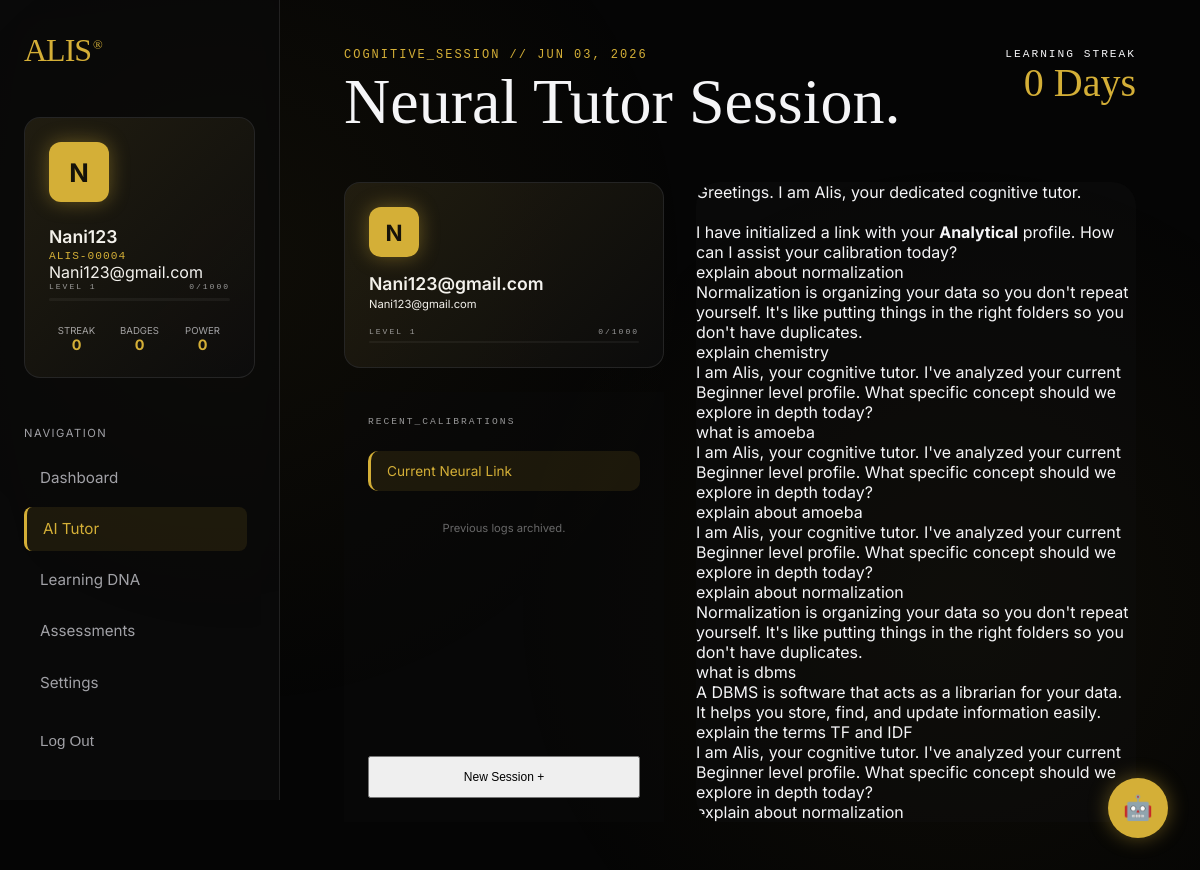
Page /ai-tutor/ (signed in) on the committed database.
### alis_app/models.py (models this page shows, shortened)
class User(AbstractUser):
    email = models.EmailField(unique=True)
    ROLE_CHOICES = (
        ('student', 'Student'),
        ('teacher', 'Teacher'),
        ('admin', 'Admin'),
        ('owner', 'Owner (Super Admin)'),
    )
    role = models.CharField(max_length=10, choices=ROLE_CHOICES, default='student')
    USERNAME_FIELD = 'email'
    REQUIRED_FIELDS = ['username']
    level = models.CharField(max_length=20, default='Weak', null=True, blank=True)
    last_quiz_score = models.IntegerField(null=True, blank=True)
    last_subject = models.CharField(max_length=50, null=True, blank=True)
    easy_accuracy = models.IntegerField(null=True, blank=True)
    medium_accuracy = models.IntegerField(null=True, blank=True)
    hard_accuracy = models.IntegerField(null=True, blank=True)
    weak_areas = models.JSONField(default=list, null=True, blank=True)
    risk_score = models.FloatField(default=0.0) # 0 to 100
    learning_speed = models.FloatField(default=0.0) # percentage or rate
    retention_score = models.FloatField(default=0.0) # 0 to 100
    learning_trend = models.JSONField(default=list) # [{date, score}]
    learning_dna = models.CharField(max_length=100, default="Analytical")
    xp = models.IntegerField(default=0)
    total_xp = models.IntegerField(default=0)
    user_level = models.IntegerField(default=1)
    badges = models.JSONField(default=list, null=True, blank=True)
    streak_days = models.IntegerField(default=0)
    last_activity_date = models.DateField(null=True, blank=True)
    technical_readiness = models.FloatField(default=0.0)
    aptitude_readiness = models.FloatField(default=0.0)
    communication_readiness = models.FloatField(default=0.0)
    def __str__(self):
        return f"{self.first_name or self.username} ({self.role})"

class TutorMessage(models.Model):
    student = models.ForeignKey(User, on_delete=models.CASCADE, related_name='tutor_messages')
    role = models.CharField(max_length=10, choices=[('user', 'User'), ('ai', 'AI')])
    content = models.TextField()
    timestamp = models.DateTimeField(auto_now_add=True)
    class Meta:
        ordering = ['timestamp']

### alis_app/views.py (the view)
# urls.py: path('ai-tutor/', views.ai_tutor_view, name='ai_tutor'),
@login_required
def ai_tutor_view(request):
    chat_history = TutorMessage.objects.filter(student=request.user).order_by('timestamp')[:50]
    return render(request, 'alis_app/ai_tutor.html', {
        'chat_history': chat_history
    })

### alis_app/templatetags/auth_extras.py (called while the page is built)
@register.filter(name='split_email')
def split_email(value):
    if not value:
        return ""
    return value.split('@')[0]

### alis_app/templates/alis_app/ai_tutor.html (shortened to what this page needs)
{% extends 'alis_app/base.html' %}
{% load static %}
{% block header_title %}Neural Tutor Session.{% endblock %}
{% block content %}
<div class="tutor-layout" style="display: grid; grid-template-columns: 320px 1fr; height: calc(100vh - 10rem); gap: 2rem; margin-top: -1rem; position: relative;">
    <div style="display: flex; flex-direction: column; gap: 1.5rem;">
        <div class="sidebar-user-card" style="margin-bottom: 0;">
            <div class="user-avatar" style="width: 50px; height: 50px; font-size: 1.4rem;">
                {{ user.first_name|default:user.username|slice:":1"|upper }}
            </div>
            <div class="user-info-name" style="font-size: 1.1rem;">{{ user.first_name|default:user.username }}</div>
            <div class="user-info-email" style="font-size: 0.7rem; margin-bottom: 1rem;">{{ user.email }}</div>
            <div style="display: flex; justify-content: space-between; align-items: center; margin-bottom: 0.3rem;">
                <div class="text-mono" style="font-size: 0.5rem; opacity: 0.6;">LEVEL {{ user.user_level|default:1 }}</div>
                <div class="text-mono" style="font-size: 0.5rem; opacity: 0.6;">{{ user.xp|default:0 }}/1000</div>
            </div>
            <div class="xp-bar-container" style="height: 2px;">
            </div>
        </div>
        <div class="glass-panel" style="flex: 1; padding: 1.5rem; display: flex; flex-direction: column; background: rgba(10, 10, 10, 0.4);">
            <div class="text-mono" style="font-size: 0.6rem; margin-bottom: 1.5rem; opacity: 0.6;">RECENT_CALIBRATIONS</div>
            <div class="session-list" style="flex: 1; overflow-y: auto; display: flex; flex-direction: column; gap: 0.5rem;">
                <div class="nav-item active" style="font-size: 0.85rem; padding: 0.75rem 1rem; border-radius: 10px;">
                    Current Neural Link
                </div>
                <div class="text-muted" style="font-size: 0.7rem; padding: 1rem; text-align: center; opacity: 0.4;">
                    Previous logs archived.
                </div>
            </div>
            <button class="btn-ghost" style="width: 100%; font-size: 0.75rem; margin-top: 1rem; padding: 0.75rem;">New Session +</button>
        </div>
    </div>
    <div class="glass-panel" style="display: flex; flex-direction: column; position: relative; overflow: hidden; background: rgba(15, 15, 15, 0.4); border-radius: 24px;">
        <div id="chatHistory" class="chat-container">
            <div class="message-wrapper ai">
                <div class="chat-bubble bubble-ai">
                    Greetings. I am Alis, your dedicated cognitive tutor. <br><br>
                    I have initialized a link with your <strong>{{ user.learning_dna|default:"Analytical" }}</strong> profile. How can I assist your calibration today?
                </div>
            </div>
            {% for msg in chat_history %}
                <div class="message-wrapper {% if msg.role == 'user' %}user{% else %}ai{% endif %}">
                    <div class="chat-bubble {% if msg.role == 'user' %}bubble-user{% else %}bubble-ai{% endif %}">
                        {{ msg.content|linebreaksbr }}
                    </div>
                </div>
            {% endfor %}
        </div>
    </div>
</div>
{% endblock %}

### alis_app/templates/alis_app/base.html (shortened to what this page needs)
{% load static auth_extras %}
<!DOCTYPE html>
<html lang="en">
<head>
    <link rel="stylesheet" href="{% static 'alis_app/css/premium_theme.css' %}">
</head>
<body class="animate-in">
    <div class="bg-mesh"></div>
    <div class="app-layout">
        <aside class="sidebar border-glow">
            <div class="sidebar-logo" onclick="window.location.href='{% url 'dashboard' %}'">ALIS<span>®</span></div>
            <div class="sidebar-user-card" style="margin-bottom: 2rem;">
                <div class="user-avatar" style="margin-bottom: 1.5rem; width: 60px; height: 60px; font-size: 1.6rem;">
                    {{ user.first_name|default:user.username|slice:":1"|upper }}
                </div>
                <div class="user-info-name">{{ user.first_name|default:user.username|split_email }}</div>
                <div class="user-info-id">ALIS-{{ user.id|stringformat:"05d" }}</div>
                <div class="user-info-email">{{ user.email }}</div>
                <div style="display: flex; justify-content: space-between; align-items: center; margin-bottom: 0.4rem;">
                    <div class="text-mono" style="font-size: 0.5rem; opacity: 0.6;">LEVEL {{ user.user_level|default:1 }}</div>
                    <div class="text-mono" style="font-size: 0.5rem; opacity: 0.6;">{{ user.xp|default:0 }}/1000</div>
                </div>
                <div class="xp-bar-container" style="height: 3px; margin-bottom: 1.5rem;">
                </div>
                <div class="user-mini-stats">
                    <div class="mini-stat-item">
                        <div class="mini-stat-label">Streak</div>
                        <div class="mini-stat-value">{{ user.streak_days|default:0 }}</div>
                    </div>
                    <div class="mini-stat-item">
                        <div class="mini-stat-label">Badges</div>
                        <div class="mini-stat-value">{{ user.badges|length|default:0 }}</div>
                    </div>
                    <div class="mini-stat-item">
                        <div class="mini-stat-label">Power</div>
                        <div class="mini-stat-value">{{ user.last_quiz_score|default:0 }}</div>
                    </div>
                </div>
            </div>
            <nav class="nav-group" style="overflow-y: auto; flex: 1; padding-right: 0.5rem; margin-bottom: 0;">
                {% if user.role == 'student' %}
                    <div class="nav-label">Navigation</div>
                    <a href="{% url 'dashboard' %}" class="nav-item {% if request.resolver_match.url_name == 'dashboard' %}active{% endif %}">Dashboard</a>
                    <a href="{% url 'ai_tutor' %}" class="nav-item {% if request.resolver_match.url_name == 'ai_tutor' %}active{% endif %}">AI Tutor</a>
                    <a href="{% url 'learning_dna' %}" class="nav-item {% if request.resolver_match.url_name == 'learning_dna' %}active{% endif %}">Learning DNA</a>
                    <a href="{% url 'quiz' %}" class="nav-item {% if request.resolver_match.url_name == 'quiz' %}active{% endif %}">Assessments</a>
                {% endif %}
            </nav>
            <div style="margin-top: auto; display: flex; flex-direction: column; gap: 0.5rem;">
                <a href="{% url 'settings' %}" class="nav-item {% if request.resolver_match.url_name == 'settings' %}active{% endif %}">Settings</a>
                <form action="{% url 'logout' %}" method="post">
                    <button type="submit" class="nav-item" style="width: 100%; border: none; background: none; cursor: pointer; text-align: left; padding: 0.8rem 1rem;">
                        Log Out
                    </button>
                </form>
            </div>
        </aside>
        <main class="main-wrapper">
            {% block header %}
            <header class="app-header">
                <div>
                    <div class="text-mono" style="color: var(--gold-primary); margin-bottom: 0.5rem;">Cognitive_Session // {% now "M d, Y" %}</div>
                    <h1 class="h-editorial" style="font-size: 4rem; margin-top: 0.5rem;">{% block header_title %}Welcome back.{% endblock %}</h1>
                </div>
                <div style="text-align: right;">
                    <div class="text-mono" style="color: var(--text-muted); font-size: 0.7rem;">Learning Streak</div>
                    <div class="h-editorial" style="font-size: 2.5rem; color: var(--gold-primary); margin-top: 0.2rem;">{{ user.streak_days|default:0 }} Days</div>
                </div>
            </header>
            {% endblock %}
            {% block content %}{% endblock %}
        </main>
    </div>
    {% include 'alis_app/ai_assistant_widget.html' %}
</body>
</html>

### alis_app/templates/alis_app/ai_assistant_widget.html (shortened to what this page needs)
<div id="ai-assistant-widget" style="position: fixed; bottom: 2rem; right: 2rem; z-index: 1000;">
    <button id="ai-toggle" style="width: 60px; height: 60px; border-radius: 50%; background: var(--gold-primary); border: none; cursor: pointer; box-shadow: 0 0 20px var(--gold-glow); display: flex; align-items: center; justify-content: center; transition: 0.3s;">
        <span style="font-size: 1.5rem;">🤖</span>
    </button>
</div>

### alis_app/static/alis_app/css/premium_theme.css (style rules this page uses)
:root { --bg-black: #050505; --bg-card: rgba(15, 15, 15, 0.7); --gold-primary: #D4AF37; --gold-secondary: #FFD700; --gold-glow: rgba(212, 175, 55, 0.4); --text-primary: #F5F5F7; --text-secondary: #A1A1A6; --border-glass: rgba(255, 255, 255, 0.1); --border-gold: rgba(212, 175, 55, 0.3); --glass-blur: blur(20px); }
* { margin: 0; padding: 0; box-sizing: border-box; }
body { background-color: var(--bg-black); color: var(--text-primary); font-family: 'Inter', -apple-system, BlinkMacSystemFont, sans-serif; overflow-x: hidden; -webkit-font-smoothing: antialiased; }
.bg-mesh { position: fixed; top: 0; left: 0; width: 100%; height: 100%; z-index: -1; background: radial-gradient(circle at 20% 30%, rgba(212, 175, 55, 0.05) 0%, transparent 40%), radial-gradient(circle at 80% 70%, rgba(212, 175, 55, 0.05) 0%, transparent 40%); }
.app-layout { display: flex; min-height: 100vh; }
.sidebar { width: 280px; height: 100vh; position: fixed; background: rgba(10, 10, 10, 0.8); backdrop-filter: var(--glass-blur); border-right: 1px solid var(--border-glass); padding: 2rem 1.5rem; display: flex; flex-direction: column; z-index: 100; }
.sidebar-logo { font-family: 'Instrument Serif', serif; font-size: 2rem; color: var(--gold-primary); margin-bottom: 3rem; letter-spacing: -1px; cursor: pointer; }
.sidebar-logo span { font-size: 0.8rem; vertical-align: super; margin-left: 2px; }
.sidebar-user-card { background: var(--bg-card); border: 1px solid var(--border-glass); border-radius: 16px; padding: 1.5rem; margin-bottom: 2rem; position: relative; overflow: hidden; }
.sidebar-user-card::before { content: ''; position: absolute; top: 0; left: 0; width: 100%; height: 100%; background: linear-gradient(135deg, rgba(212, 175, 55, 0.1) 0%, transparent 100%); pointer-events: none; }
.user-avatar { width: 50px; height: 50px; background: var(--gold-primary); border-radius: 12px; display: flex; align-items: center; justify-content: center; font-weight: 700; color: var(--bg-black); font-size: 1.2rem; margin-bottom: 1rem; box-shadow: 0 0 20px var(--gold-glow); }
.user-info-name { font-weight: 600; font-size: 1.1rem; margin-bottom: 0.2rem; }
.user-info-id { font-size: 0.7rem; color: var(--gold-primary); font-family: 'Courier New', Courier, monospace; letter-spacing: 1px; }
.nav-label { font-size: 0.7rem; text-transform: uppercase; color: var(--text-secondary); letter-spacing: 1.5px; margin-bottom: 1rem; margin-top: 1rem; }
.nav-item { display: block; padding: 0.8rem 1rem; color: var(--text-secondary); text-decoration: none; border-radius: 8px; margin-bottom: 0.4rem; transition: all 0.3s ease; font-size: 0.95rem; }
.nav-item.active { background: rgba(212, 175, 55, 0.1); color: var(--gold-primary); border-left: 3px solid var(--gold-primary); }
.main-wrapper { flex: 1; margin-left: 280px; padding: 3rem 4rem; min-height: 100vh; }
.app-header { display: flex; justify-content: space-between; align-items: flex-start; margin-bottom: 4rem; }
.h-editorial { font-family: 'Instrument Serif', serif; font-weight: 400; line-height: 1; }
.text-mono { font-family: 'Courier New', Courier, monospace; text-transform: uppercase; letter-spacing: 2px; font-size: 0.75rem; }
.xp-bar-container { background: rgba(255, 255, 255, 0.05); border-radius: 10px; height: 4px; width: 100%; overflow: hidden; }
.user-mini-stats { display: grid; grid-template-columns: repeat(3, 1fr); gap: 0.5rem; margin-top: 1rem; }
.mini-stat-item { text-align: center; }
.mini-stat-label { font-size: 0.6rem; color: var(--text-secondary); text-transform: uppercase; }
.mini-stat-value { font-weight: 700; color: var(--gold-primary); font-size: 0.9rem; }
.animate-in { animation: fadeIn 0.8s cubic-bezier(0.16, 1, 0.3, 1) forwards; }

### rows in the picture
User: first_name "N", first_name|split_email "Nani123", id "00004", email "Nani123@gmail.com", user_level "1", xp "0", streak_days "0", badges|length "0", last_quiz_score "0", first_name "Nani123@gmail.com", learning_dna "Analytical"
TutorMessage: content "explain about normalization"
TutorMessage: content "Normalization is organizing your data so you don't repeat yourself. It's like putting things in the right folders so you don't have duplicates."
TutorMessage: content "explain chemistry"
TutorMessage: content "I am Alis, your cognitive tutor. I've analyzed your current Beginner level profile. What specific concept should we explore in depth today?"
TutorMessage: content "what is amoeba"
TutorMessage: content "I am Alis, your cognitive tutor. I've analyzed your current Beginner level profile. What specific concept should we explore in depth today?"
TutorMessage: content "explain about amoeba"
TutorMessage: content "I am Alis, your cognitive tutor. I've analyzed your current Beginner level profile. What specific concept should we explore in depth today?"
TutorMessage: content "explain about normalization"
TutorMessage: content "Normalization is organizing your data so you don't repeat yourself. It's like putting things in the right folders so you don't have duplicates."
TutorMessage: content "what is dbms"
TutorMessage: content "A DBMS is software that acts as a librarian for your data. It helps you store, find, and update information easily."
TutorMessage: content "explain the terms TF and IDF"
TutorMessage: content "I am Alis, your cognitive tutor. I've analyzed your current Beginner level profile. What specific concept should we explore in depth today?"
TutorMessage: content "explain about normalization"
